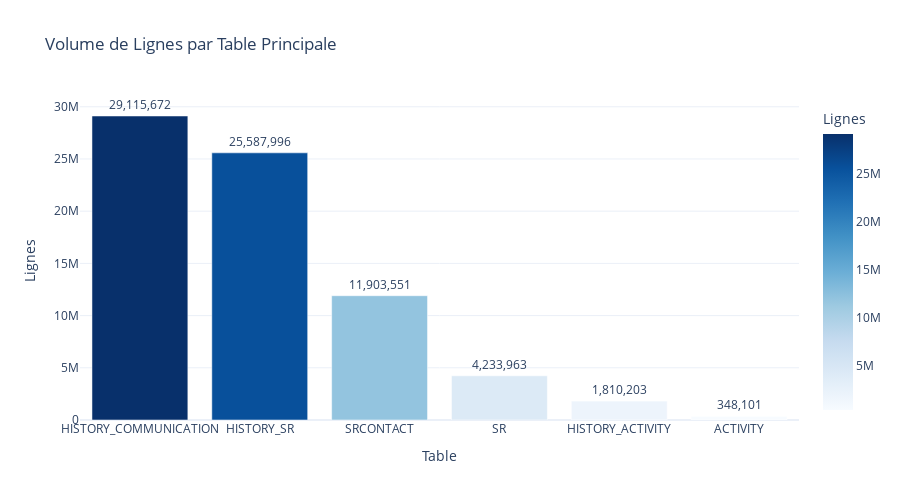

Notebook code for this chart:
### Markdown cell above
---
## 5. Distribution des Volumes par Table

### Code cell
# Volumes par table
table_volumes = []
main_tables = ['sr', 'activity', 'srcontact', 'history_sr', 'history_activity', 'history_communication']

for table in main_tables:
    try:
        count = pd.read_sql_query(f"SELECT COUNT(*) as count FROM {table}", conn)['count'][0]
        table_volumes.append({'Table': table.upper(), 'Lignes': count})
    except:
        pass

df_volumes = pd.DataFrame(table_volumes).sort_values('Lignes', ascending=False)

print("="*70)
print("📊 VOLUME DE DONNÉES PAR TABLE")
print("="*70)
print()
display(df_volumes)

# Visualisation
fig = px.bar(
    df_volumes, 
    x='Table', 
    y='Lignes',
    title='Volume de Lignes par Table Principale',
    text='Lignes',
    color='Lignes',
    color_continuous_scale='Blues'
)

fig.update_traces(texttemplate='%{text:,.0f}', textposition='outside')
fig.update_layout(height=500, showlegend=False)
fig.show()

### Figure 1 — Plotly figure (JSON) as saved in the notebook; plotly's stock layout.template omitted (floating-point values rounded to 4 significant figures)
{"data": [{"hovertemplate": "Table=%{x}<br>Lignes=%{marker.color}<extra></extra>", "legendgroup": "", "marker": {"color": [29115672, 25587996, 11903551, 4233963, 1810203, 348101], "coloraxis": "coloraxis", "pattern": {"shape": ""}}, "name": "", "orientation": "v", "showlegend": false, "text": [29120000.0, 25590000.0, 11900000.0, 4234000.0, 1810000.0, 348100.0], "textposition": "outside", "texttemplate": "%{text:,.0f}", "type": "bar", "x": ["HISTORY_COMMUNICATION", "HISTORY_SR", "SRCONTACT", "SR", "HISTORY_ACTIVITY", "ACTIVITY"], "xaxis": "x", "y": [29115672, 25587996, 11903551, 4233963, 1810203, 348101], "yaxis": "y"}], "layout": {"barmode": "relative", "coloraxis": {"colorbar": {"title": {"text": "Lignes"}}, "colorscale": [[0, "rgb(247,251,255)"], [0.125, "rgb(222,235,247)"], [0.25, "rgb(198,219,239)"], [0.375, "rgb(158,202,225)"], [0.5, "rgb(107,174,214)"], [0.625, "rgb(66,146,198)"], [0.75, "rgb(33,113,181)"], [0.875, "rgb(8,81,156)"], [1, "rgb(8,48,107)"]]}, "height": 500, "legend": {"tracegroupgap": 0}, "showlegend": false, "title": {"text": "Volume de Lignes par Table Principale"}, "xaxis": {"anchor": "y", "domain": [0, 1], "title": {"text": "Table"}}, "yaxis": {"anchor": "x", "domain": [0, 1], "title": {"text": "Lignes"}}}}
